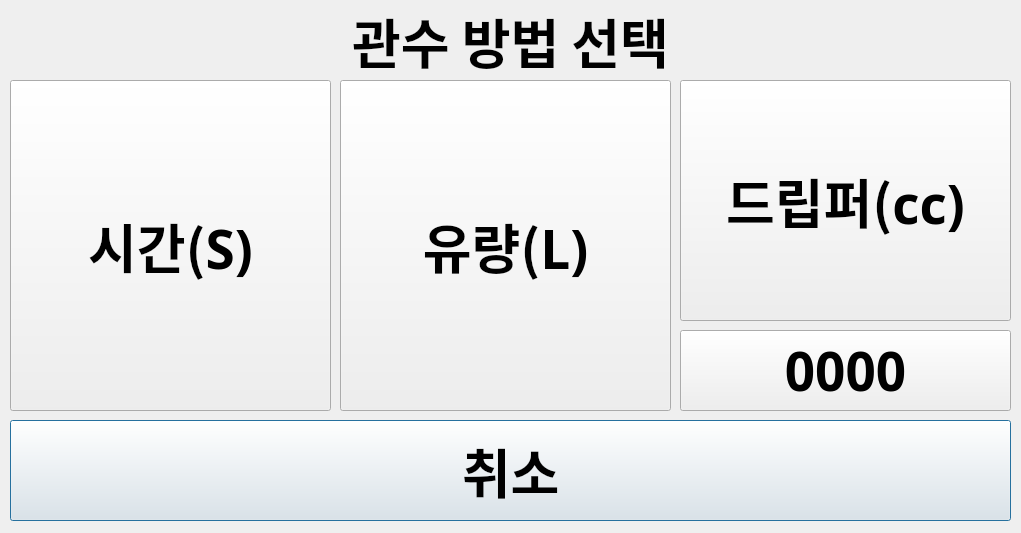
<?xml version="1.0" encoding="UTF-8"?>
<ui version="4.0">
 <class>Set_flow</class>
 <widget class="QDialog" name="Set_flow">
  <property name="geometry">
   <rect>
    <x>0</x>
    <y>0</y>
    <width>1021</width>
    <height>533</height>
   </rect>
  </property>
  <property name="minimumSize">
   <size>
    <width>1021</width>
    <height>533</height>
   </size>
  </property>
  <property name="maximumSize">
   <size>
    <width>1021</width>
    <height>533</height>
   </size>
  </property>
  <property name="windowTitle">
   <string>Dialog</string>
  </property>
  <property name="modal">
   <bool>true</bool>
  </property>
  <widget class="QPushButton" name="pBtnUseOnOff1_set_15">
   <property name="geometry">
    <rect>
     <x>10</x>
     <y>420</y>
     <width>1001</width>
     <height>101</height>
    </rect>
   </property>
   <property name="font">
    <font>
     <family>Agency FB</family>
     <pointsize>40</pointsize>
     <weight>75</weight>
     <bold>true</bold>
    </font>
   </property>
   <property name="text">
    <string>취소</string>
   </property>
  </widget>
  <widget class="QPushButton" name="btn_set_irrigation_time_3">
   <property name="geometry">
    <rect>
     <x>10</x>
     <y>80</y>
     <width>321</width>
     <height>331</height>
    </rect>
   </property>
   <property name="font">
    <font>
     <family>Agency FB</family>
     <pointsize>40</pointsize>
     <weight>75</weight>
     <bold>true</bold>
    </font>
   </property>
   <property name="text">
    <string>시간(S)</string>
   </property>
  </widget>
  <widget class="QPushButton" name="btn_set_irrigation_flux_3">
   <property name="geometry">
    <rect>
     <x>340</x>
     <y>80</y>
     <width>331</width>
     <height>331</height>
    </rect>
   </property>
   <property name="font">
    <font>
     <family>Agency FB</family>
     <pointsize>40</pointsize>
     <weight>75</weight>
     <bold>true</bold>
    </font>
   </property>
   <property name="text">
    <string>유량(L)</string>
   </property>
  </widget>
  <widget class="QPushButton" name="btn_set_irrigation_dripper_3">
   <property name="geometry">
    <rect>
     <x>680</x>
     <y>80</y>
     <width>331</width>
     <height>241</height>
    </rect>
   </property>
   <property name="font">
    <font>
     <family>Agency FB</family>
     <pointsize>40</pointsize>
     <weight>75</weight>
     <bold>true</bold>
    </font>
   </property>
   <property name="text">
    <string>드립퍼(cc)</string>
   </property>
  </widget>
  <widget class="QPushButton" name="btn_set_irrigation_unit_3">
   <property name="geometry">
    <rect>
     <x>680</x>
     <y>330</y>
     <width>331</width>
     <height>81</height>
    </rect>
   </property>
   <property name="font">
    <font>
     <family>Agency FB</family>
     <pointsize>40</pointsize>
     <weight>75</weight>
     <bold>true</bold>
    </font>
   </property>
   <property name="text">
    <string>0000</string>
   </property>
  </widget>
  <widget class="QLabel" name="lblDispDate_3">
   <property name="geometry">
    <rect>
     <x>10</x>
     <y>10</y>
     <width>1001</width>
     <height>61</height>
    </rect>
   </property>
   <property name="font">
    <font>
     <family>Agency FB</family>
     <pointsize>40</pointsize>
     <weight>75</weight>
     <bold>true</bold>
    </font>
   </property>
   <property name="text">
    <string>관수 방법 선택</string>
   </property>
   <property name="alignment">
    <set>Qt::AlignCenter</set>
   </property>
  </widget>
 </widget>
 <resources/>
 <connections>
  <connection>
   <sender>pBtnUseOnOff1_set_15</sender>
   <signal>clicked()</signal>
   <receiver>Set_flow</receiver>
   <slot>set_cancel()</slot>
   <hints>
    <hint type="sourcelabel">
     <x>85</x>
     <y>513</y>
    </hint>
    <hint type="destinationlabel">
     <x>97</x>
     <y>528</y>
    </hint>
   </hints>
  </connection>
  <connection>
   <sender>btn_set_irrigation_time_3</sender>
   <signal>clicked()</signal>
   <receiver>Set_flow</receiver>
   <slot>set_flow_time()</slot>
   <hints>
    <hint type="sourcelabel">
     <x>36</x>
     <y>86</y>
    </hint>
    <hint type="destinationlabel">
     <x>54</x>
     <y>71</y>
    </hint>
   </hints>
  </connection>
  <connection>
   <sender>btn_set_irrigation_flux_3</sender>
   <signal>clicked()</signal>
   <receiver>Set_flow</receiver>
   <slot>set_flow_liter()</slot>
   <hints>
    <hint type="sourcelabel">
     <x>391</x>
     <y>85</y>
    </hint>
    <hint type="destinationlabel">
     <x>416</x>
     <y>74</y>
    </hint>
   </hints>
  </connection>
  <connection>
   <sender>btn_set_irrigation_dripper_3</sender>
   <signal>clicked()</signal>
   <receiver>Set_flow</receiver>
   <slot>set_flow_dripper()</slot>
   <hints>
    <hint type="sourcelabel">
     <x>730</x>
     <y>83</y>
    </hint>
    <hint type="destinationlabel">
     <x>740</x>
     <y>74</y>
    </hint>
   </hints>
  </connection>
  <connection>
   <sender>btn_set_irrigation_unit_3</sender>
   <signal>clicked()</signal>
   <receiver>Set_flow</receiver>
   <slot>set_flow_unit()</slot>
   <hints>
    <hint type="sourcelabel">
     <x>746</x>
     <y>335</y>
    </hint>
    <hint type="destinationlabel">
     <x>762</x>
     <y>327</y>
    </hint>
   </hints>
  </connection>
 </connections>
 <slots>
  <slot>set_cancel()</slot>
  <slot>set_flow_save()</slot>
  <slot>set_flow_time()</slot>
  <slot>set_flow_liter()</slot>
  <slot>set_flow_dripper()</slot>
  <slot>set_flow_unit()</slot>
 </slots>
</ui>
